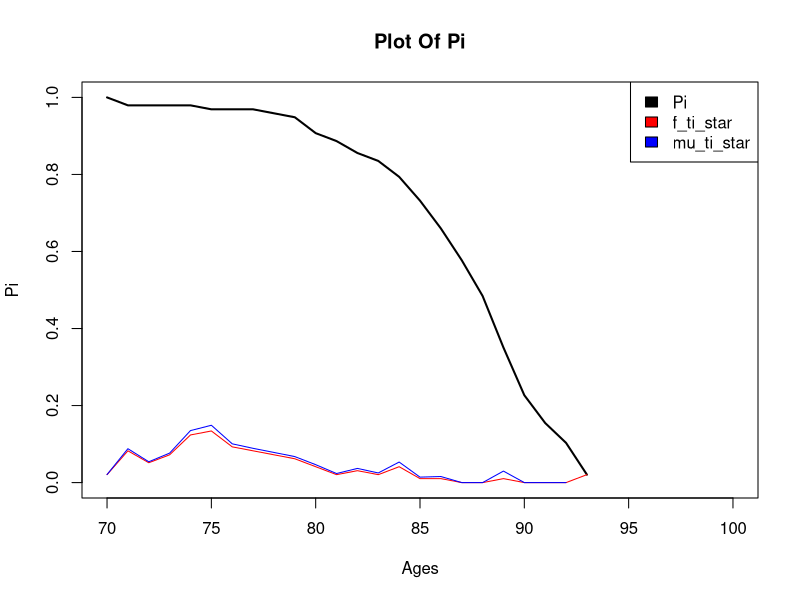

This figure's R source:
rm(list=ls())
Surv_Time70 = c(0.50,0.83,1.17,1.25, 1.66, 1.67, 1.83, 3.17, 4.17, 4.92, 5.58, 6.58, 6.92,8.16, 1.50)
Age_at_death70 = 70+Surv_Time70
Surv_Time71 = c(0.50, 0.83, 1.25, 1.33, 1.67, 1.83, 3.42, 3.42, 3.92, 4.92, 5.75, 6.92,7.83,7.84, 9.00, 9.17, 13.83, 18.08)
Age_at_death71 = 71+Surv_Time71
Surv_Time72 = c(0.50, 1.00, 1.08, 1.42, 1.58, 1.59, 2.00, 2.33, 2.67, 3.58, 4.08, 4.17,5.75,6.25, 7.00, 7.08, 9.92, 10.17, 11.25, 12.67, 21.00, 21.83)
Age_at_death72 = 72+Surv_Time72
Surv_Time73 = c(0.58, 1.08, 1.25, 1.67, 2.00, 2.08, 2.17, 3.75, 4.25, 4.58, 4.92, 5.25,6.75,7.83, 7.84, 9.17, 11.50)
Age_at_death73 = 73+Surv_Time73
Surv_Time74 = c(0.50,1.00,1.25,1.41,1.42,1.58,1.66,1.67,2.25,2.33,2.92,3.08,3.75,3.92,4.17,4.67,5.00,5.25,5.83,7.25,8.50,9.33,10.33,11.25,12.50)
Age_at_death74 = 74+Surv_Time74
Age_at_death = c(Age_at_death70,Age_at_death71,Age_at_death72,Age_at_death73,Age_at_death74)
N = length(Age_at_death)
Range = round(range(Age_at_death))
hi =1 
Age_Intervals = seq(Range[1],Range[2],by=hi)
Age_as_interval = cut(Age_at_death,Age_Intervals,right = F)
Age_Interval = levels(Age_as_interval)
Deaths_Freq = table(Age_as_interval)
di = as.vector(Deaths_Freq)
Ni = sort(cumsum(di),decreasing = T)
qi = di/Ni
pi = 1-qi
Pi = Ni/N
SE_Pi = Pi*(1-Pi)/N #Standard error of Pi
f_ti_star = di/(hi*N) #curve of deaths
mu_ti_star = (-1/hi)*(log((Ni - di)/Ni)) #force of mortality
#required mortality table
data.frame(Age_Interval,di,Ni,qi,pi,Pi,SE_Pi,f_ti_star,mu_ti_star)
Age_Intervals = Age_Intervals[1:24]
plot(Age_Intervals,Pi,type = "l",
 main = paste("Plot Of Pi"),xlab="Ages",ylab="Pi",ylim = c(0,1),xlim = c(70,100),col="black",lwd=2)
lines(Age_Intervals,f_ti_star,col = "red")
lines(Age_Intervals,mu_ti_star,col = "blue")
legend("topright",legend = c("Pi","f_ti_star","mu_ti_star"),fill = c("black","red","blue"))